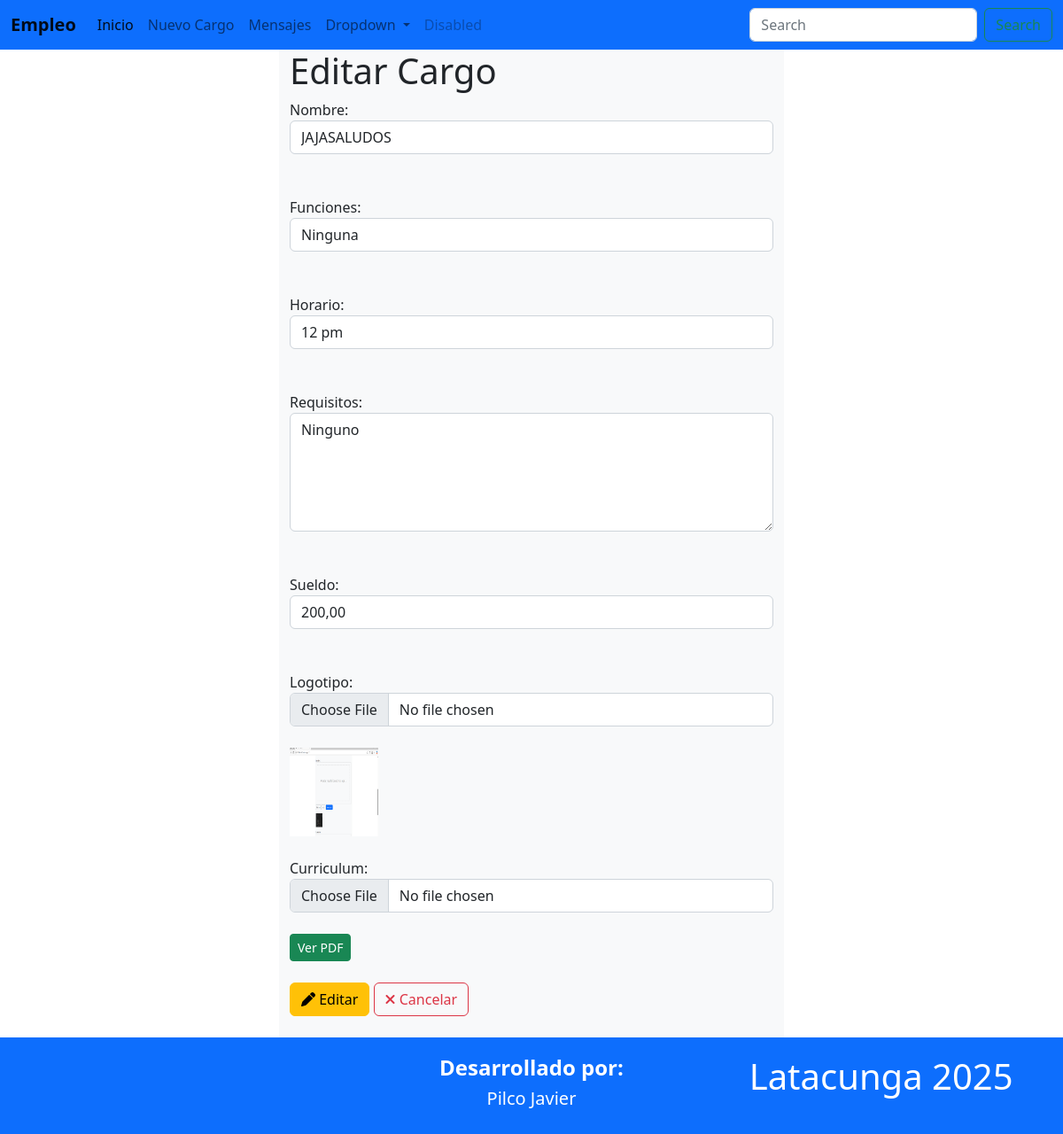
Page /editarCargo/17/ on the committed database.
### Aplicaciones/Empresas/models.py (models this page shows, shortened)
class Cargo(models.Model):
    id=models.AutoField(primary_key=True)
    nombre=models.CharField(max_length=100)
    funciones=models.TextField()
    horario=models.CharField(max_length=500)
    requisitos=models.TextField()
    sueldo=models.DecimalField(max_digits=10,decimal_places=2)
    logo=models.FileField(upload_to='cargo', null=True, blank=True)
    archivo=models.FileField(upload_to='archivos', null=True, blank=True)

### Aplicaciones/Empresas/views.py (the view)
# urls.py: path('editarCargo/<int:id>/', views.editarCargo),
def editarCargo(request,id):
    cargoEditar=Cargo.objects.get(id=id)
    return render(request, "editarCargo.html", {'cargoEditar': cargoEditar})

### Aplicaciones/Empresas/templates/editarCargo.html (shortened to what this page needs)
{% extends './plantilla.html' %}
{% block contenido %}
<div class="row">
    <div class="col-md-3"></div>
    <div class="col-md-6 bg-light">
        <h1>Editar Cargo</h1>
        <form action="/procesarEdicionCargo/" id="frm_editar_cargo" method="post" enctype="multipart/form-data">
            <label for="">Nombre:</label><br>
            <input class="form-control" type="text" name="nombre" id="nombre" value="{{ cargoEditar.nombre }}"> <br><br>
            <label for="">Funciones:</label><br>
            <input class="form-control" type="text" name="funciones" id="funciones" value="{{ cargoEditar.funciones }}"> <br><br>
            <label for="">Horario:</label><br>
            <input class="form-control" type="text" name="horario" id="horario" value="{{ cargoEditar.horario }}"> <br><br>
            <label for="">Requisitos:</label><br>
            <textarea class="form-control" name="requisitos" id="requisitos" rows="5">{{ cargoEditar.requisitos }}</textarea> <br><br>
            <label for="">Sueldo:</label><br>
            <input class="form-control" type="text" name="sueldo" id="sueldo" value="{{ cargoEditar.sueldo }}"> <br><br>
            <label for="">Logotipo:</label><br>
            <input type="file" name="logo" id="logo" class="form-control"> <br>
            {% if cargoEditar.logo %}
                <img src="{{ cargoEditar.logo.url }}" alt="Logo actual" width="100px" height="100px">
            {% else %}
                Ninguna
            {% endif %}
            <br><br>
            <label for="">Curriculum:</label><br>
            <input type="file" name="archivo" id="archivo" class="form-control" accept=".pdf"> <br>
            {% if cargoEditar.archivo %}
                <a href="{{ cargoEditar.archivo.url }}" target="_blank" class="btn btn-sm btn-success">Ver PDF</a>
            {% else %}
                Ninguno
            {% endif %}
            <br><br>
            <button class="btn btn-warning" type="submit">
                <i class="fa fa-pen"></i> Editar
            </button>
            <a class="btn btn-outline-danger" href="/">
                <i class="fa fa-times"></i> Cancelar
            </a>
        </form>
        <br>
    </div>
    <div class="col-md-3"></div>
</div>
{% endblock %}

### rows in the picture
Cargo: nombre "JAJASALUDOS", funciones "Ninguna", horario "12 pm", requisitos "Ninguno", sueldo "200,00", logo (picture)
